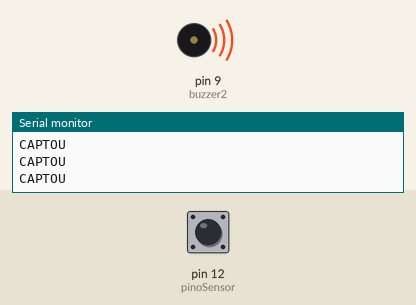
Bench run of a sketch on a simulated Arduino Uno, built with avr-gcc and run on an emulated ATmega328P. Parts: buzzer (waves = sounding, pin HIGH), the last lines printed to the serial monitor. Inputs (shaded band) come from the test bench; at power-on: pin 12 (pinoSensor) LOW.

Above: at 1.2 s.
1.3 s: pin 12 (pinoSensor) driven HIGH
At 1.7 s:
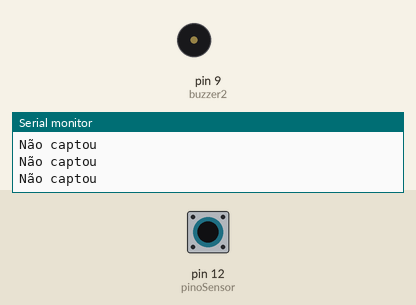
2.8 s: pin 12 (pinoSensor) driven LOW
At 3.9 s:
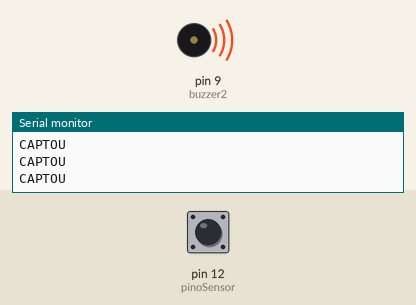
4.3 s: pin 12 (pinoSensor) pulsed HIGH 2 times (0.12 s each, 0.3 s apart)
At 4.52 s:
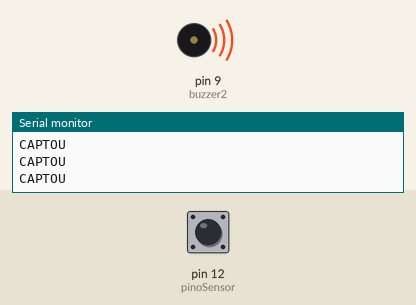
7.9 s: pin 12 (pinoSensor) pulsed HIGH 5 times (0.12 s each, 0.3 s apart)
At 10.6 s:
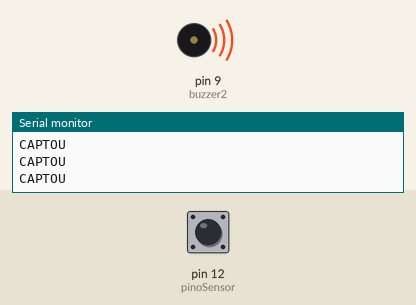
Timing chart, 0 to 12.1 s (numbered marks = the images above; inputs shaded):
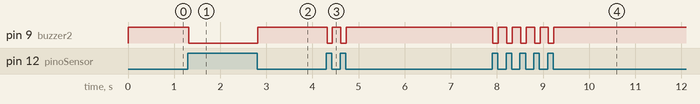

The sketch:

Infravermelho-01-Buzzer.ino.ino
```cpp
#define pinoSensor 12
int buzzer2 = 9;

void setup() {
  pinMode(pinoSensor, INPUT);
  Serial.begin(9600);
  pinMode(buzzer2, OUTPUT);
}

void loop() {
  bool estadoSensor = digitalRead(pinoSensor);

  if(estadoSensor){
    Serial.println("Não captou");
    digitalWrite(buzzer2, LOW);
  }
  else{
    Serial.println("CAPTOU");
  digitalWrite(buzzer2, HIGH);
  }

}
```

Measured:
- after the input at 1.3 s, pin 9 (buzzer2): HIGH → LOW at once
- after the input at 2.8 s, pin 9 (buzzer2): LOW → HIGH at once
- after the input at 4.3 s, pin 9 (buzzer2): alternates HIGH for 0.18 s and LOW for 0.12 s, 4 changes in all, then stays HIGH, starting at once
- after the input at 7.9 s, pin 9 (buzzer2): alternates HIGH for 0.18 s and LOW for 0.12 s, 10 changes in all, then stays HIGH, starting at once
